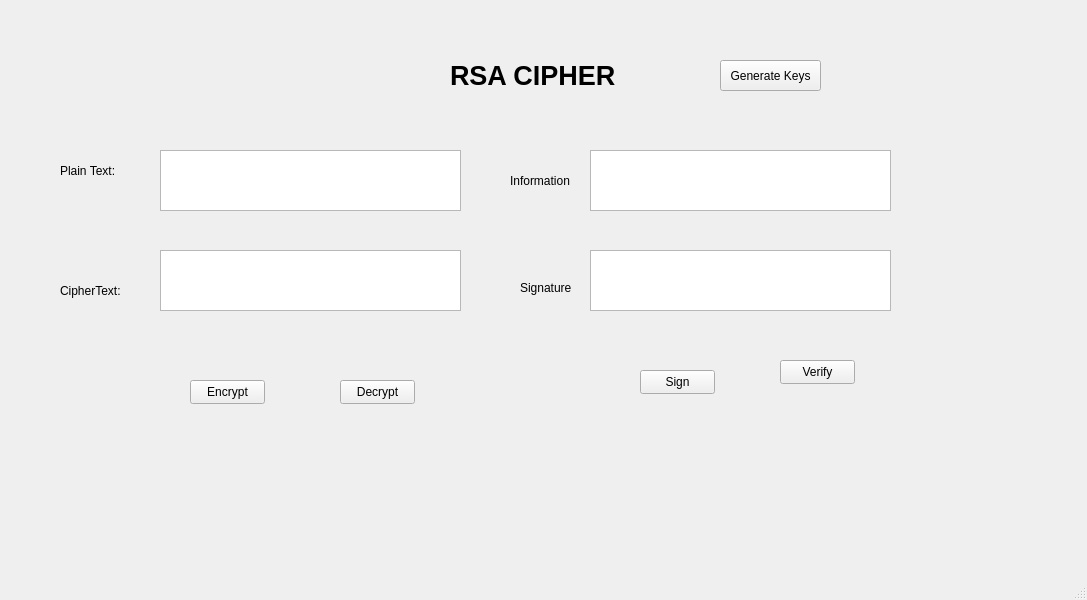
<?xml version="1.0" encoding="UTF-8"?>
<ui version="4.0">
 <class>MainWindow</class>
 <widget class="QMainWindow" name="MainWindow">
  <property name="geometry">
   <rect>
    <x>0</x>
    <y>0</y>
    <width>1087</width>
    <height>600</height>
   </rect>
  </property>
  <property name="windowTitle">
   <string>MainWindow</string>
  </property>
  <widget class="QWidget" name="centralwidget">
   <widget class="QLabel" name="label">
    <property name="geometry">
     <rect>
      <x>450</x>
      <y>50</y>
      <width>171</width>
      <height>51</height>
     </rect>
    </property>
    <property name="font">
     <font>
      <pointsize>20</pointsize>
      <weight>75</weight>
      <bold>true</bold>
     </font>
    </property>
    <property name="text">
     <string>RSA CIPHER</string>
    </property>
   </widget>
   <widget class="QLabel" name="label_2">
    <property name="geometry">
     <rect>
      <x>60</x>
      <y>160</y>
      <width>71</width>
      <height>21</height>
     </rect>
    </property>
    <property name="text">
     <string>Plain Text: </string>
    </property>
   </widget>
   <widget class="QLabel" name="label_3">
    <property name="geometry">
     <rect>
      <x>510</x>
      <y>170</y>
      <width>71</width>
      <height>21</height>
     </rect>
    </property>
    <property name="text">
     <string>Information</string>
    </property>
   </widget>
   <widget class="QLabel" name="label_4">
    <property name="geometry">
     <rect>
      <x>60</x>
      <y>280</y>
      <width>71</width>
      <height>21</height>
     </rect>
    </property>
    <property name="text">
     <string>CipherText: </string>
    </property>
   </widget>
   <widget class="QLabel" name="label_5">
    <property name="geometry">
     <rect>
      <x>520</x>
      <y>280</y>
      <width>55</width>
      <height>16</height>
     </rect>
    </property>
    <property name="text">
     <string>Signature</string>
    </property>
   </widget>
   <widget class="QTextEdit" name="textEdit">
    <property name="geometry">
     <rect>
      <x>160</x>
      <y>150</y>
      <width>301</width>
      <height>61</height>
     </rect>
    </property>
   </widget>
   <widget class="QTextEdit" name="textEdit_2">
    <property name="geometry">
     <rect>
      <x>160</x>
      <y>250</y>
      <width>301</width>
      <height>61</height>
     </rect>
    </property>
   </widget>
   <widget class="QTextEdit" name="textEdit_3">
    <property name="geometry">
     <rect>
      <x>590</x>
      <y>150</y>
      <width>301</width>
      <height>61</height>
     </rect>
    </property>
   </widget>
   <widget class="QTextEdit" name="textEdit_4">
    <property name="geometry">
     <rect>
      <x>590</x>
      <y>250</y>
      <width>301</width>
      <height>61</height>
     </rect>
    </property>
   </widget>
   <widget class="QPushButton" name="btnGenerateKey">
    <property name="geometry">
     <rect>
      <x>720</x>
      <y>60</y>
      <width>101</width>
      <height>31</height>
     </rect>
    </property>
    <property name="text">
     <string>Generate Keys</string>
    </property>
   </widget>
   <widget class="QPushButton" name="btnEncrypt">
    <property name="geometry">
     <rect>
      <x>190</x>
      <y>380</y>
      <width>75</width>
      <height>24</height>
     </rect>
    </property>
    <property name="text">
     <string>Encrypt</string>
    </property>
   </widget>
   <widget class="QPushButton" name="btnDecrypt">
    <property name="geometry">
     <rect>
      <x>340</x>
      <y>380</y>
      <width>75</width>
      <height>24</height>
     </rect>
    </property>
    <property name="text">
     <string>Decrypt</string>
    </property>
   </widget>
   <widget class="QPushButton" name="btnSign">
    <property name="geometry">
     <rect>
      <x>640</x>
      <y>370</y>
      <width>75</width>
      <height>24</height>
     </rect>
    </property>
    <property name="text">
     <string>Sign</string>
    </property>
   </widget>
   <widget class="QPushButton" name="btnVerify">
    <property name="geometry">
     <rect>
      <x>780</x>
      <y>360</y>
      <width>75</width>
      <height>24</height>
     </rect>
    </property>
    <property name="text">
     <string>Verify</string>
    </property>
   </widget>
  </widget>
  <widget class="QMenuBar" name="menubar">
   <property name="geometry">
    <rect>
     <x>0</x>
     <y>0</y>
     <width>1087</width>
     <height>21</height>
    </rect>
   </property>
  </widget>
  <widget class="QStatusBar" name="statusbar"/>
 </widget>
 <resources/>
 <connections/>
</ui>
